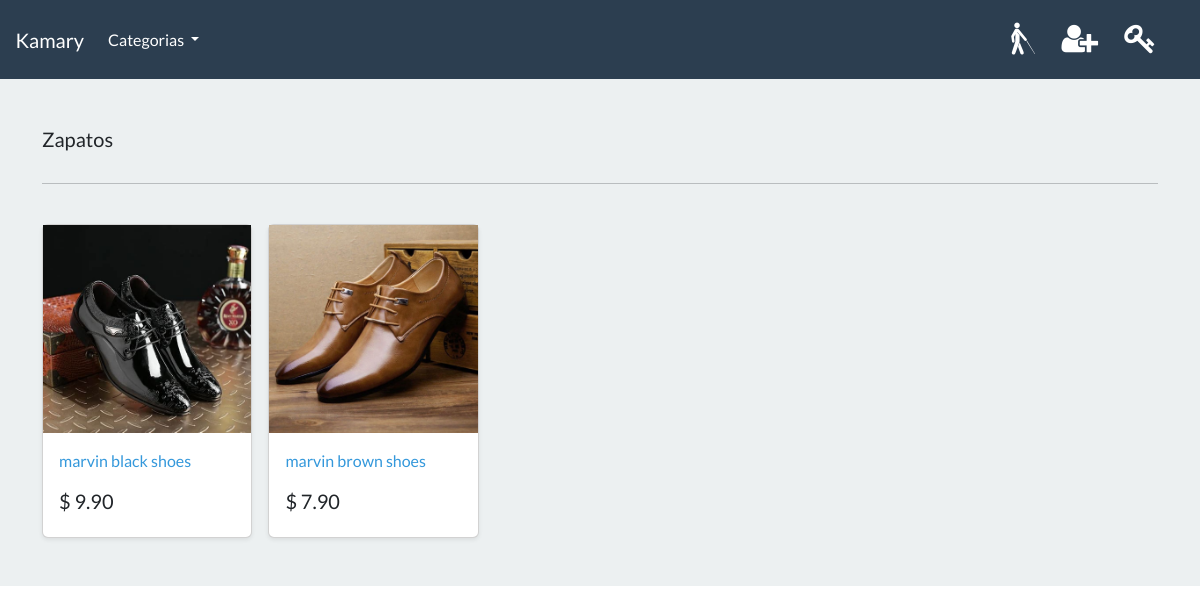
/search/zapatos, run on an earlier commit of the app's database.
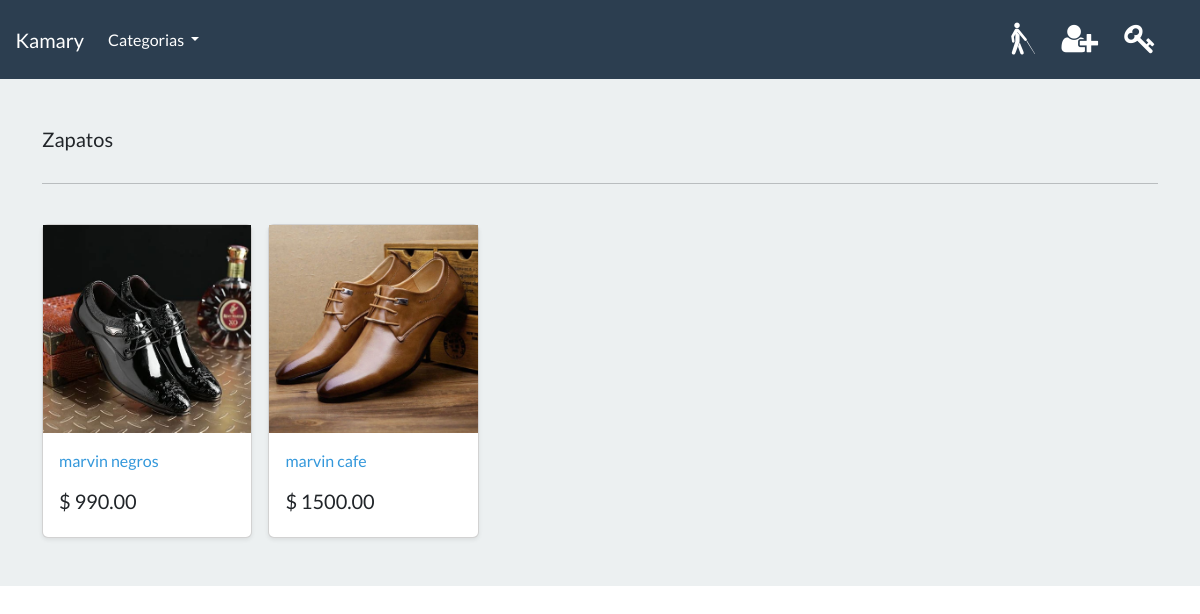
And on a later commit of the database.
### store/models.py (models this page shows, shortened)
class Product(models.Model):
    Category = models.ForeignKey(
        Category, related_name="product", on_delete=models.CASCADE, null=True
    )
    title = models.CharField(max_length=250)
    brand = models.CharField(max_length=250, default="un-branded")
    description = models.TextField(blank=True)  # Optional
    slug = models.SlugField(max_length=250)
    price = models.DecimalField(max_digits=8, decimal_places=2)
    image = models.ImageField(upload_to="images/")
    class Meta:
        verbose_name = "producto"
        verbose_name_plural = "productos"
    def get_absolute_url(self):
        return reverse("product_info", args=[self.slug])

### store/views.py (the view)
# urls.py: path("search/<slug:category_slug>", views.list_category, name="list_category"),
def list_category(request, category_slug):
    category = get_object_or_404(Category, slug=category_slug)
    products = Product.objects.filter(Category=category)
    return render(
        request,
        "store/list-category.html",
        {"category": category, "products": products},
    )

### cart/context_processors.py (called while the page is built)
def cart(request):
    return {"cart": Cart(request)}

### store/models.py (called while the page is built)
    def get_absolute_url(self):
        return reverse("list_category", args=[self.slug])

### store/views.py (called while the page is built)
def categories(request):
    all_categories = Category.objects.all()
    return {"all_categories": all_categories}

### store/templates/store/list-category.html
{% extends "./base.html" %}
{% load static %}
{% block content %}
<body>
    <main>
        <div class="album py-5 bg-light">
            <div class="container">
                <div class="pb-3 h5">
                    {{category.name | capfirst }}
                </div>
                <hr>
                <br>
                <div class="row row-cols-1 row-cols-sm-2 row-cols-md-5 g-3">
                    {% for product in products %}
                        <div class="col">
                            <div class="card shadow-sm">
                                <img class="img-fluid" alt="Responsive image" src="{{product.image.url}}">
                                <div class="card-body">
                                    <p class="card-text">
                                        <a class="text-info text-decoration-none" href="{{product.get_absolute_url}}"> {{product.title}} </a>
                                    </p>
                                    <div class="d-flex justify-content-between align-items-center">
                                        <h5> $ {{product.price}} </h5>
                                    </div>
                                </div>
                            </div>
                        </div>
                    {% endfor %}
                </div>
            </div>
        </div>
    </main>
</body>
{% endblock %}

What changed in the data, as far as the page shows it:
changed Product: title "marvin black shoes" → "marvin negros"; price "9.90" → "990.00"
changed Product: title "marvin brown shoes" → "marvin cafe"; price "7.90" → "1500.00"
